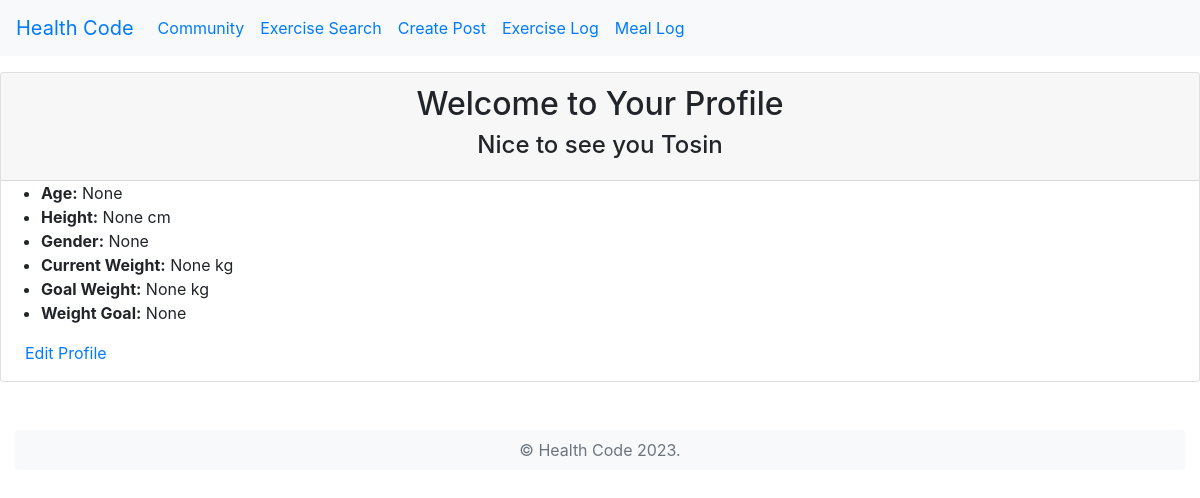
Screenshot of /calorieTracker/profile/ (signed in) with the database file from the repository.
### calorieTracker/models.py (models this page shows, shortened)
class CustomUser(AbstractUser):
    age = models.DateField(blank=True, null=True)
    goal_weight = models.FloatField(null=True, blank=True)
    current_weight = models.FloatField(null=True, blank=True)
    height = models.FloatField(null=True, blank=True)
    weight_goal = models.CharField(
        max_length=20,
        choices=[('lose', 'Lose Weight'), ('gain', 'Gain Weight'), ('maintain', 'Maintain Weight')],
        null=True, blank=True
    )
    gender = models.CharField(
        max_length=10,
        choices=[('male', 'Male'), ('female', 'Female')],
        null=True, blank=True
    )

### calorieTracker/views.py (the view)
# urls.py: path('profile/', profile, name='profile'),
def profile(request):
    user = request.user
    return render(request, 'profile.html', {'user': user})

### calorieTracker/templates/profile.html (shortened to what this page needs)
<!DOCTYPE html>
<html lang="en">
<head>
    <link rel="stylesheet" href="https://cdn.jsdelivr.net/npm/bootstrap@4.0.0/dist/css/bootstrap.min.css"
>
</head>
<body>
    <nav class="navbar bg-light navbar-expand-sm mb-3">
        <a href="{% url 'home' %}" class="navbar-brand">Health Code</a>
        <ul class="navbar-nav">
          <li class="nav-item ">
            <a class="nav-link" href="{% url 'community:community_list' %}">Community</a>
          </li>
          <li class="nav-item ">
            <a class="nav-link" href="{% url 'calorieTracker:muscle_search' %}">Exercise Search</a>
          </li>
          {% if user.is_authenticated %}
          <li class="nav-item ">
            <a class="nav-link" href="{% url 'community:community' %}">Create Post</a>
          </li>
          <li class="nav-item ">
            <a class="nav-link" href="{% url 'calorieTracker:exercise' %}">Exercise Log</a>
          </li>
          <li class="nav-item ">
            <a class="nav-link" href="{% url 'calorieTracker:meal' %}">Meal Log</a>
          </li>
          {% else %}
          <p class="login mt-2">You are currently not logged in</p>
          <a href="{% url 'calorieTracker:signin' %}" class="login mt-2 ml-1"> Login</a>
          <a href="{% url 'calorieTracker:signup' %}" class="login mt-2 ml-1">| or sign up now</a>
          {% endif %}
        </ul>
      </nav>
      <div class="card">
        <div class="card-header text-center">
            <h2>Welcome to Your Profile</h2>
            <h4>Nice to see you {{ user.username | capfirst}}</h4>
          </div>
          <div class="class-body">
            <ul>
              <li><strong>Age:</strong> {{ user.age }}</li>
              <li><strong>Height:</strong> {{ user.height }} cm</li>
              <li><strong>Gender:</strong> {{ user.gender }}</li>
              <li><strong>Current Weight:</strong> {{ user.current_weight }} kg</li>
              <li><strong>Goal Weight:</strong> {{ user.goal_weight }} kg</li>
              <li><strong>Weight Goal:</strong> {{ user.weight_goal }}</li>
          </ul>
            <p>
              <a href="{% url 'calorieTracker:edit_profile' %}" class="ml-4"> Edit Profile</a>
            </p>
          </div>
      </div>
    <div class="container-fluid mb-5 mt-5">
        <footer class="rounded bg-light">
            <p class="text-center text-secondary py-2">&copy; Health Code 2023.</p>
        </footer>
</body>
</html>

### rows the page displays
CustomUser: username "Tosin", age "None", height "None", gender "None", current_weight "None", goal_weight "None", weight_goal "None"
